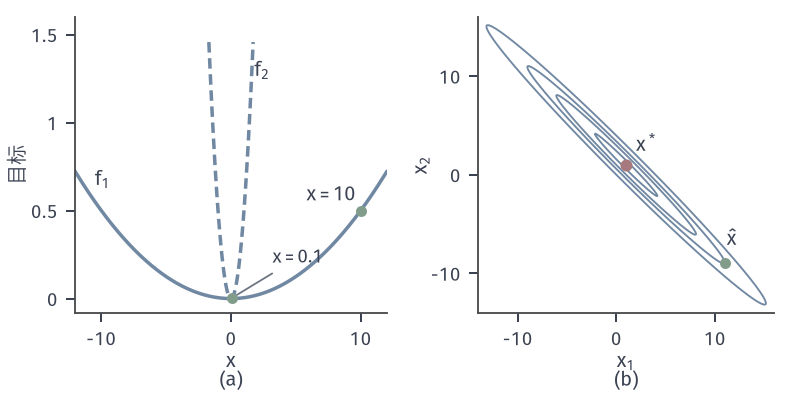

Write Python code to recreate this figure.
from pathlib import Path
import sys
ROOT = next(p for p in Path(__file__).resolve().parents if (p/'build.sh').is_file() and (p/'tex/book.tex').is_file())
sys.path.insert(0, str(ROOT/'figures/00-shared/mathematical-preliminaries-upper/00-shared/comprehension-figures'))
from support import figure, save, BLUE, GREEN, YELLOW, RED, PURPLE, INK, MUTED, GRID, BLUE_FILL, GREEN_FILL, YELLOW_FILL, RED_FILL, PURPLE_FILL
import numpy as np
HERE = Path(__file__).resolve().parent
STROKE = '#4C4D4F'
def panel(fig, left, right, top, bottom, wspace):
    fig.set_layout_engine(None)
    fig.subplots_adjust(left=left, right=right, top=top, bottom=bottom, wspace=wspace)
def tags(fig, axes):
    for ax, s in zip(axes, ('(a)', '(b)', '(c)', '(d)')):
        p = ax.get_position(); fig.text((p.x0+p.x1)/2, .015, s, ha='center', va='bottom')

# 相同梯度，不同误差。(a) 一元二次；(b) 拟合例 gamma=0.01。
fig, axes = figure(width_mm=112, height_mm=56, ncols=2)
panel(fig, .095, .985, .955, .21, .27)
a=axes[0]; x=np.linspace(-12,12,500)
a.plot(x,.005*x**2,color=BLUE,lw=1.4,label='_'); 
xs=x[np.abs(x)<=1.75]; a.plot(xs,.5*xs**2,color=BLUE,lw=1.4,ls=(0,(3,1.6)))
a.plot([10],[.5],'o',ms=4.4,color=GREEN,mew=0,zorder=5); a.plot([.1],[.005],'o',ms=4.4,color=GREEN,mew=0,zorder=5)
a.plot([0],[0],'o',ms=4.6,color=RED,mew=0,zorder=4) if 0 else None
a.text(9.6,.53,'$x=10$',ha='right',va='bottom'); a.annotate('$x=0.1$',xy=(.1,.005),xytext=(3.2,.2),fontsize=7.5,arrowprops=dict(arrowstyle='-',color=MUTED,lw=.7,shrinkA=1,shrinkB=2)); a.text(1.8,1.3,'$f_2$',ha='left',va='center'); a.text(-10.5,.68,'$f_1$',ha='left',va='center')
a.set_xlim(-12,12); a.set_ylim(-.08,1.6); a.set_xticks([-10,0,10]); a.set_yticks([0,.5,1,1.5]); a.set_yticklabels(['0','0.5','1','1.5']); a.set_xlabel('$x$',labelpad=1); a.set_ylabel('目标',labelpad=1)
b=axes[1]; g=.01; X,Y=np.meshgrid(np.linspace(-14,16,900),np.linspace(-14,16,900))
F=.5*(X+Y-2)**2+.5*g*(X**2+Y**2); fs=2*g/(2+g)
b.contour(X,Y,F-fs,levels=[.1,.5,1,2],colors=[BLUE],linewidths=.75)
xst=2/(2+g); b.plot([xst],[xst],'o',ms=4.8,color=RED,mew=0,zorder=5)
b.plot([11],[-9],'o',ms=4.4,color=GREEN,mew=0,zorder=5)
b.text(11.2,-7.6,r'$\hat{x}$',ha='left',va='bottom'); b.text(xst+1,xst+1,r'$x^*$',ha='left',va='bottom')
b.set_xlim(-14,16); b.set_ylim(-14,16); b.set_aspect('equal'); b.set_xticks([-10,0,10]); b.set_yticks([-10,0,10]); b.set_xlabel('$x_1$',labelpad=1); b.set_ylabel('$x_2$',labelpad=0)
tags(fig, axes)
save(fig, HERE, 'figure', {'f1':'0.005 x^2','f2':'0.5 x^2','ridge_gamma':.01,'x_hat':[11,-9],'x_star':[xst,xst]})
